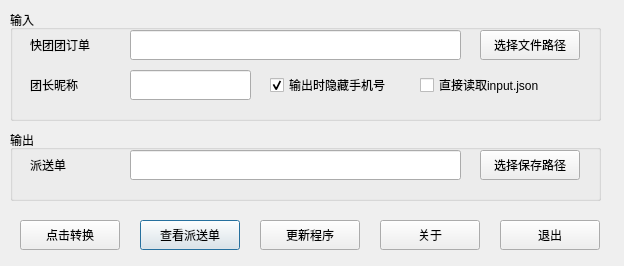
<?xml version="1.0" encoding="UTF-8"?>
<ui version="4.0">
 <class>Dialog</class>
 <widget class="QDialog" name="Dialog">
  <property name="geometry">
   <rect>
    <x>0</x>
    <y>0</y>
    <width>624</width>
    <height>266</height>
   </rect>
  </property>
  <property name="windowTitle">
   <string>GrouponDeliveryNote</string>
  </property>
  <widget class="QLabel" name="label_3">
   <property name="geometry">
    <rect>
     <x>30</x>
     <y>150</y>
     <width>80</width>
     <height>30</height>
    </rect>
   </property>
   <property name="text">
    <string>派送单</string>
   </property>
  </widget>
  <widget class="QLineEdit" name="lineEditDeliveryNote">
   <property name="enabled">
    <bool>true</bool>
   </property>
   <property name="geometry">
    <rect>
     <x>130</x>
     <y>150</y>
     <width>331</width>
     <height>30</height>
    </rect>
   </property>
   <property name="readOnly">
    <bool>false</bool>
   </property>
  </widget>
  <widget class="QPushButton" name="pushButtonOpenDeliveryNote">
   <property name="geometry">
    <rect>
     <x>140</x>
     <y>220</y>
     <width>100</width>
     <height>30</height>
    </rect>
   </property>
   <property name="text">
    <string>查看派送单</string>
   </property>
  </widget>
  <widget class="QPushButton" name="pushButtonAbout">
   <property name="geometry">
    <rect>
     <x>380</x>
     <y>220</y>
     <width>100</width>
     <height>30</height>
    </rect>
   </property>
   <property name="text">
    <string>关于</string>
   </property>
  </widget>
  <widget class="QPushButton" name="pushButtonCheckUpdate">
   <property name="geometry">
    <rect>
     <x>260</x>
     <y>220</y>
     <width>100</width>
     <height>30</height>
    </rect>
   </property>
   <property name="text">
    <string>更新程序</string>
   </property>
  </widget>
  <widget class="QGroupBox" name="groupBox">
   <property name="geometry">
    <rect>
     <x>10</x>
     <y>10</y>
     <width>591</width>
     <height>111</height>
    </rect>
   </property>
   <property name="title">
    <string>输入</string>
   </property>
   <widget class="QCheckBox" name="checkBoxIfHidePhoneNumber">
    <property name="geometry">
     <rect>
      <x>260</x>
      <y>60</y>
      <width>141</width>
      <height>30</height>
     </rect>
    </property>
    <property name="text">
     <string>输出时隐藏手机号</string>
    </property>
    <property name="checked">
     <bool>true</bool>
    </property>
   </widget>
   <widget class="QCheckBox" name="checkBoxIfDirectReadInputJson">
    <property name="geometry">
     <rect>
      <x>410</x>
      <y>60</y>
      <width>171</width>
      <height>30</height>
     </rect>
    </property>
    <property name="text">
     <string>直接读取input.json</string>
    </property>
   </widget>
   <widget class="QPushButton" name="pushButtonSelectFile">
    <property name="geometry">
     <rect>
      <x>470</x>
      <y>20</y>
      <width>100</width>
      <height>30</height>
     </rect>
    </property>
    <property name="text">
     <string>选择文件路径</string>
    </property>
   </widget>
   <widget class="QLineEdit" name="lineEditGrouponOwner">
    <property name="geometry">
     <rect>
      <x>120</x>
      <y>60</y>
      <width>121</width>
      <height>30</height>
     </rect>
    </property>
   </widget>
   <widget class="QLabel" name="label">
    <property name="geometry">
     <rect>
      <x>20</x>
      <y>60</y>
      <width>80</width>
      <height>30</height>
     </rect>
    </property>
    <property name="text">
     <string>团长昵称</string>
    </property>
   </widget>
   <widget class="QLabel" name="label_2">
    <property name="geometry">
     <rect>
      <x>20</x>
      <y>20</y>
      <width>80</width>
      <height>30</height>
     </rect>
    </property>
    <property name="text">
     <string>快团团订单</string>
    </property>
   </widget>
   <widget class="QLineEdit" name="lineEditOrderFile">
    <property name="geometry">
     <rect>
      <x>120</x>
      <y>20</y>
      <width>331</width>
      <height>30</height>
     </rect>
    </property>
   </widget>
  </widget>
  <widget class="QGroupBox" name="groupBox_2">
   <property name="geometry">
    <rect>
     <x>10</x>
     <y>130</y>
     <width>591</width>
     <height>71</height>
    </rect>
   </property>
   <property name="title">
    <string>输出</string>
   </property>
   <widget class="QPushButton" name="pushButtonSaveFile">
    <property name="geometry">
     <rect>
      <x>470</x>
      <y>20</y>
      <width>100</width>
      <height>30</height>
     </rect>
    </property>
    <property name="text">
     <string>选择保存路径</string>
    </property>
   </widget>
  </widget>
  <widget class="QPushButton" name="pushButtonQuit">
   <property name="geometry">
    <rect>
     <x>500</x>
     <y>220</y>
     <width>100</width>
     <height>30</height>
    </rect>
   </property>
   <property name="text">
    <string>退出</string>
   </property>
  </widget>
  <widget class="QPushButton" name="pushButtonStartConvert">
   <property name="geometry">
    <rect>
     <x>20</x>
     <y>220</y>
     <width>100</width>
     <height>30</height>
    </rect>
   </property>
   <property name="text">
    <string>点击转换</string>
   </property>
  </widget>
  <zorder>groupBox_2</zorder>
  <zorder>groupBox</zorder>
  <zorder>label_3</zorder>
  <zorder>lineEditDeliveryNote</zorder>
  <zorder>pushButtonOpenDeliveryNote</zorder>
  <zorder>pushButtonAbout</zorder>
  <zorder>pushButtonCheckUpdate</zorder>
  <zorder>pushButtonQuit</zorder>
  <zorder>pushButtonStartConvert</zorder>
 </widget>
 <resources/>
 <connections/>
</ui>
